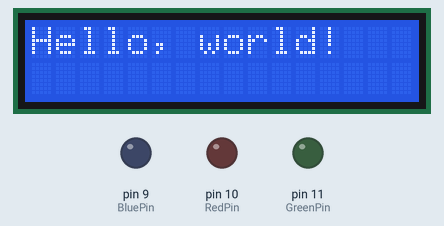
Bench run of a sketch on a simulated Arduino Uno, built with avr-gcc and run on an emulated ATmega328P. Parts: 16×2 character LCD, output pins drawn as LEDs (lit = HIGH).

Above: at 1.6 s.
At 2.6 s:
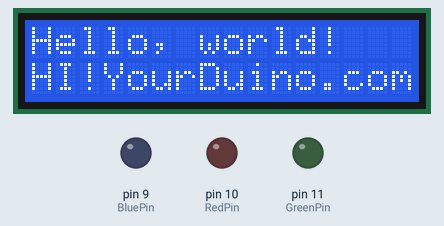
At 10.78 s:
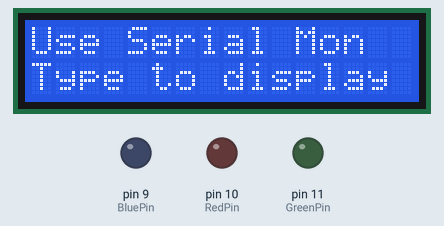

Measured:
- what the display in image 0 shows lasts 1.0 s, from 1.6 s to 2.6 s
- what the display in image 1 shows lasts 8.0 s, from 2.6 s to 10.6 s

The sketch:

luz_ambiente_LCD.ino
```cpp
#include <Wire.h>  // Comes with Arduino IDE
// Get the LCD I2C Library here:
// https://bitbucket.org/fmalpartida/new-liquidcrystal/downloads
// Move any other LCD libraries to another folder or delete them
// See Library "Docs" folder for possible commands etc.
#include <LiquidCrystal_I2C.h>

 //Developed by Rajarshi Roy
int red, green, blue; //red, green and blue values
int RedPin = 10; //Red: PWM pin 10
int GreenPin = 11; //Green: PWM pin 11
int BluePin = 9; //Blue: PWM pin 9

LiquidCrystal_I2C lcd(0x27, 2, 1, 0, 4, 5, 6, 7, 3, POSITIVE);  // Set the LCD I2C address

void setup()
{
Serial.begin(9600);
//initial values (no significance)
int red = 255;
int blue = 255;
int green = 255;

lcd.begin(16,2);   // initialize the lcd for 16 chars 2 lines, turn on backlight

// ------- Quick 3 blinks of backlight  -------------
  for(int i = 0; i< 3; i++)
  {
    lcd.backlight();
    delay(250);
    lcd.noBacklight();
    delay(250);
  }
  lcd.backlight(); // finish with backlight on

//-------- Write characters on the display ------------------
// NOTE: Cursor Position: (CHAR, LINE) start at 0
  lcd.setCursor(0,0); //Start at character 4 on line 0
  lcd.print("Hello, world!");
  delay(1000);
  lcd.setCursor(0,1);
  lcd.print("HI!YourDuino.com");
  delay(8000);

// Wait and then tell user they can start the Serial Monitor and type in characters to
// Display. (Set Serial Monitor option to "No Line Ending")
  lcd.clear();
  lcd.setCursor(0,0); //Start at character 0 on line 0
  lcd.print("Use Serial Mon");
  lcd.setCursor(0,1);
  lcd.print("Type to display");

}

void loop()
{
//protocol expects data in format of 4 bytes
//(xff) as a marker to ensure proper synchronization always
//followed by red, green, blue bytes
if (Serial.available()>=4) {

 if(Serial.read() == 0xff){
 red = Serial.read();
 green= Serial.read();
 blue = Serial.read();

 }
}
//finally control led brightness through pulse-width modulation
analogWrite (RedPin, red);
analogWrite (GreenPin, green);
analogWrite (BluePin, blue);
delay(10); //just to be safe

  lcd.clear();
  lcd.setCursor(0,0); //Start at character 0 on line 0
  lcd.print("Red");
  lcd.setCursor(0,1);
  lcd.print(red);
}
```
